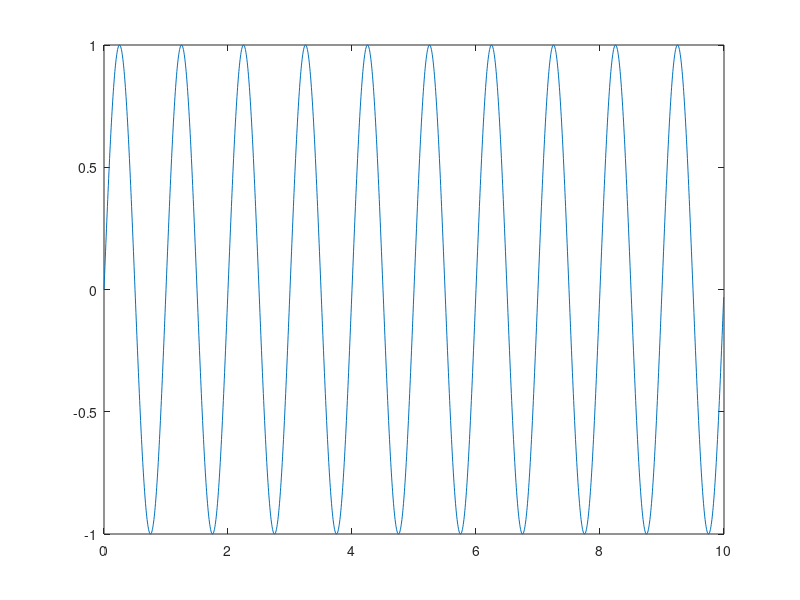

Here is the MATLAB script that generated this plot:
N = 2000; % number of samples
fs = 200; % sampling frequency
f = 1; % frequency of sine wave
ts = 1/fs; % sampling period
t = ts*(0:N-1); % time vector
x = sin(2*pi*f*t); % sine wave
plot(t,x) % plot the wave